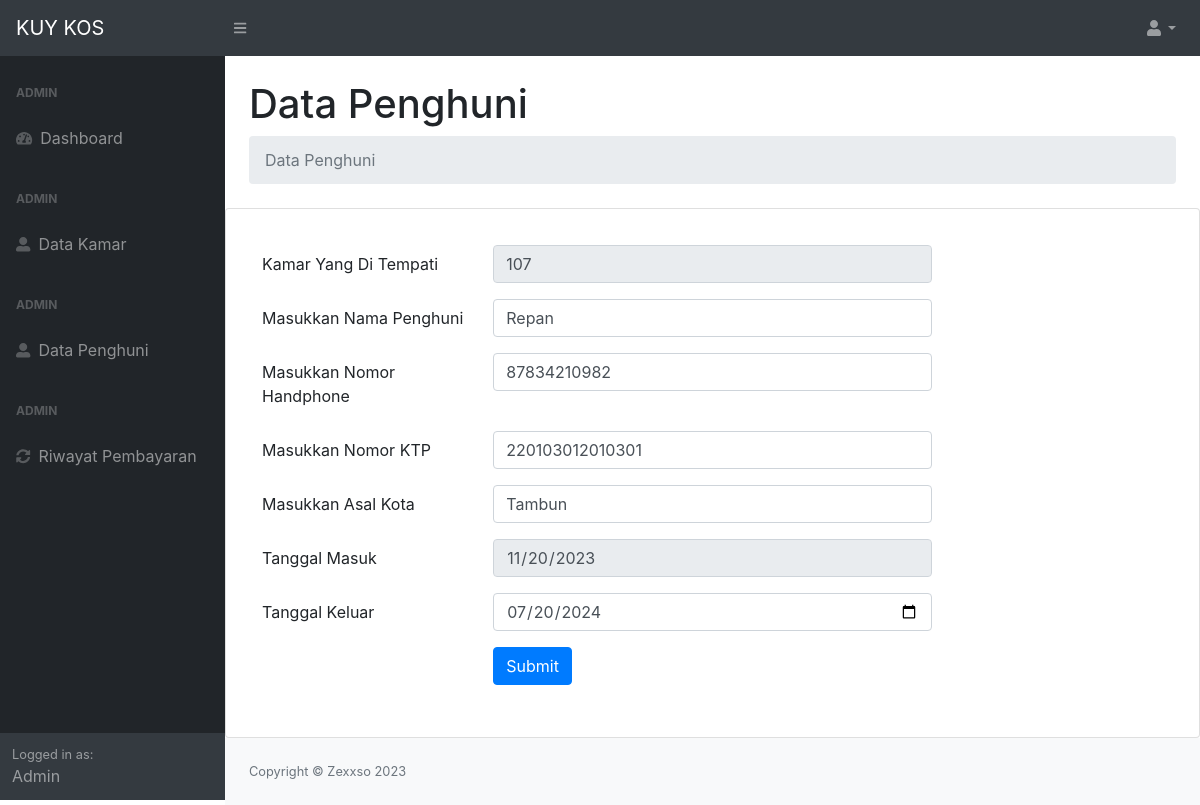
The app's page /edit_penghuni.php?id=10 (signed in) with its own data.
### tables this page shows
CREATE TABLE `data_penghuni` (
  `id_penghuni` int(11) NOT NULL,
  `id_kamar` int(11) NOT NULL,
  `nama_penghuni` varchar(50) NOT NULL,
  `no_hp` varchar(50) NOT NULL,
  `no_ktp` varchar(50) NOT NULL,
  `asal_kota` varchar(50) NOT NULL,
  `tgl_registrasi` date NOT NULL,
  `tgl_keluar` date NOT NULL
);

### edit_penghuni.php (the view, shortened to what this page needs)
<?php
    require 'function.php';
?>
<!DOCTYPE html>
<html lang="en">
    <head>
        <link href="css/styles.css" rel="stylesheet" />
        <link href="https://cdn.datatables.net/1.10.20/css/dataTables.bootstrap4.min.css" rel="stylesheet" />
    </head>
    <body class="sb-nav-fixed">
        <nav class="sb-topnav navbar navbar-expand navbar-dark bg-dark">
            <a class="navbar-brand" href="index.html">KUY KOS</a>
            <button class="btn btn-link btn-sm order-1 order-lg-0" id="sidebarToggle" href="#"><i class="fas fa-bars"></i></button>
            <ul class="navbar-nav ml-auto ml-5 md-5">
                <li class="nav-item dropdown">
                    <a class="nav-link dropdown-toggle" id="userDropdown" href="" role="button" data-toggle="dropdown" aria-haspopup="true" aria-expanded="false"><i class="fas fa-user fa-fw"></i></a>
                </li>
            </ul>
        </nav>
        <div id="layoutSidenav">
            <div id="layoutSidenav_nav">
                <nav class="sb-sidenav accordion sb-sidenav-dark" id="sidenavAccordion">
                    <div class="sb-sidenav-menu">
                        <div class="nav">
                            <div class="sb-sidenav-menu-heading">ADMIN</div>
                            <a class="nav-link" href="index.php">
                                <div class="sb-nav-link-icon"><i class="fas fa-tachometer-alt"></i></div>
                                Dashboard
                            </a>
                            <div class="sb-sidenav-menu-heading">ADMIN</div>
                            <a class="nav-link" href="data_kamar.php">
                                <div class="sb-nav-link-icon"><i class="fas fa-user-alt"></i></div>
                                Data Kamar
                            </a>
                            <div class="sb-sidenav-menu-heading">ADMIN</div>
                            <a class="nav-link" href="data_penghuni.php">
                                <div class="sb-nav-link-icon"><i class="fas fa-user-alt"></i></div>
                                Data Penghuni
                            </a>
                            <div class="sb-sidenav-menu-heading">ADMIN</div>
                            <a class="nav-link" href="data_tagihan.php">
                                <div class="sb-nav-link-icon"><i class="fas fa-sync-alt"></i></div>
                                Riwayat Pembayaran
                            </a>
                        </div>
                    </div>
                    <div class="sb-sidenav-footer">
                        <div class="small">Logged in as:</div>
                        Admin
                    </div>
                </nav>
            </div>
            <div id="layoutSidenav_content">
                <main>
                    <div class="container-fluid">
                        <h1 class="mt-4">Data Penghuni</h1>
                        <ol class="breadcrumb mb-4">
                            <li class="breadcrumb-item active">Data Penghuni</li>
                        </ol>
                    </div>
                    <div class="card">
                        <div class="card-body">
                            <?php
                            $id_penghuni_to_edit = $_GET['id'];
                            $ambildatapenghuni = mysqli_query($conn, "SELECT * FROM data_penghuni WHERE id_penghuni=$id_penghuni_to_edit");
                            $data = mysqli_fetch_array($ambildatapenghuni);
                            if ($data) {
                            ?>
                            <form method="post">
                                <div class="modal-body">
                                <div class="form-group row">
                                    <label for="id_kamar" class="col-sm-3 col-form-label">Kamar Yang Di Tempati</label>
                                    <div class="col-sm-6">
                                        <input type="text" name="id_kamar" id="id_kamar" placeholder="No Kamar" class="form-control" value="<?= $data['id_kamar'] ?>" readonly>
                                    </div>
                                </div>
                                <div class="form-group row">
                                    <label for="nama_penghuni" class="col-sm-3 col-form-label">Masukkan Nama Penghuni</label>
                                    <div class="col-sm-6">
                                        <input type="text" name="nama_penghuni" id="nama_penghuni" placeholder="Nama" class="form-control" value="<?= $data['nama_penghuni'] ?>">
                                    </div>
                                </div>
                                <div class="form-group row">
                                    <label for="no_hp" class="col-sm-3 col-form-label">Masukkan Nomor Handphone</label>
                                    <div class="col-sm-6">
                                        <input type="text" name="no_hp" id="no_hp" placeholder="08xxxxxx" class="form-control" value="<?= $data['no_hp'] ?>">
                                    </div>
                                </div>
                                <div class="form-group row">
                                    <label for="no_ktp" class="col-sm-3 col-form-label">Masukkan Nomor KTP</label>
                                    <div class="col-sm-6">
                                        <input type="text" name="no_ktp" id="no_ktp" placeholder="2301xxxxx." class="form-control" value="<?= $data['no_ktp'] ?>">
                                    </div>
                                </div>
                                <div class="form-group row">
                                    <label for="asal_kota" class="col-sm-3 col-form-label">Masukkan Asal Kota</label>
                                    <div class="col-sm-6">
                                        <input type="text" name="asal_kota" id="asal_kota" placeholder="- Kota -" class="form-control" value="<?= $data['asal_kota'] ?>">
                                    </div>
                                </div>
                                <div class="form-group row">
                                    <label for="tgl_registrasi" class="col-sm-3 col-form-label">Tanggal Masuk</label>
                                    <div class="col-sm-6">
                                        <input type="date" name="tgl_registrasi" id="tgl_registrasi" class="form-control" value="<?= $data['tgl_registrasi'] ?>" readonly>
                                    </div>
                                </div>
                                <div class="form-group row">
                                    <label for="tgl_keluar" class="col-sm-3 col-form-label">Tanggal Keluar</label>
                                    <div class="col-sm-6">
                                        <input type="date" name="tgl_keluar" id="tgl_keluar" class="form-control" value="<?= $data['tgl_keluar'] ?>">
                                    </div>
                                </div>
                                <div class="form-group row">
                                     <div class="col-sm-9 offset-sm-3">
                                        <button type="submit" class="btn btn-primary" name="updatepenghuni">Submit</button>
                                    </div>
                                </div>
                                </div>
                            </form>
                                <?php
                                    } else {
                                        echo "User not found.";
                                    }
                                ?>
                        </div>
                    </div>
                </main>
                <footer class="py-4 bg-light mt-auto">
                    <div class="container-fluid">
                        <div class="d-flex align-items-center justify-content-between small">
                            <div class="text-muted">Copyright &copy; Zexxso 2023</div>
                        </div>
                    </div>
                </footer>
            </div>
        </div>
    </body>
</html>

### records on screen
data_penghuni: id_kamar "107", nama_penghuni "Repan", no_hp "87834210982", no_ktp "220103012010301", asal_kota "Tambun", tgl_registrasi "11/20/2023", tgl_keluar "07/20/2024"
